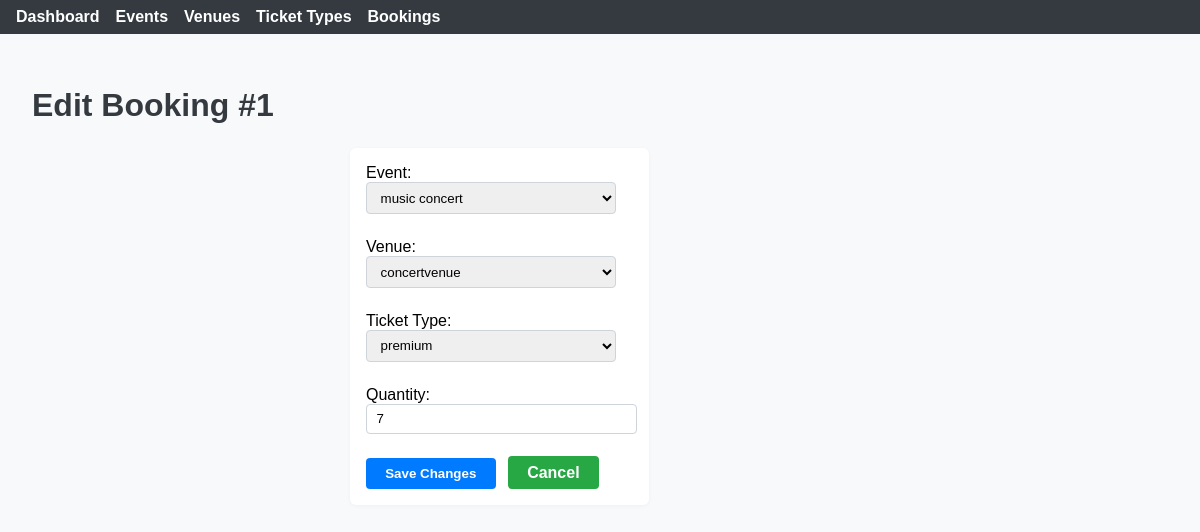
The page /bookings/1/edit on the database its author committed.
### ticket-booking-system/main.py (models this page shows)
class Booking(Base):
    __tablename__ = "bookings"
    id = Column(Integer, primary_key=True, index=True)
    event_id = Column(Integer, ForeignKey("events.id"), nullable=False)
    venue_id = Column(Integer, ForeignKey("venues.id"), nullable=False)
    ticket_type_id = Column(Integer, ForeignKey("ticket_types.id"), nullable=False)
    quantity = Column(Integer, nullable=False)
    status = Column(Enum(BookingStatus), default=BookingStatus.pending, nullable=False)
    confirmation_code = Column(String, unique=True, index=True, nullable=False)
    created_at = Column(DateTime, default=datetime.utcnow)
    event = relationship("Event", back_populates="bookings")
    ticket_type = relationship("TicketType", back_populates="bookings")

class Event(Base):
    __tablename__ = "events"
    id = Column(Integer, primary_key=True, index=True)
    name = Column(String, nullable=False)
    description = Column(String)
    date = Column(DateTime, nullable=False)
    venue_id = Column(Integer, ForeignKey("venues.id"), nullable=False)
    venue = relationship("Venue", back_populates="events")
    ticket_types = relationship("TicketType", back_populates="event", cascade="all, delete-orphan")
    bookings = relationship("Booking", back_populates="event", cascade="all, delete-orphan")

class Venue(Base):
    __tablename__ = "venues"
    id = Column(Integer, primary_key=True, index=True)
    name = Column(String, unique=True, nullable=False)
    address = Column(String, nullable=False)
    capacity = Column(Integer, nullable=False)
    events = relationship("Event", back_populates="venue", cascade="all, delete-orphan")

class TicketType(Base):
    __tablename__ = "ticket_types"
    id = Column(Integer, primary_key=True, index=True)
    name = Column(String, nullable=False)  # VIP, Standard, Economy
    price = Column(Float, nullable=False)
    event_id = Column(Integer, ForeignKey("events.id"), nullable=False)
    event = relationship("Event", back_populates="ticket_types")
    bookings = relationship("Booking", back_populates="ticket_type", cascade="all, delete-orphan")

### ticket-booking-system/main.py (the view)
@app.get("/bookings/{booking_id}/edit", response_class=HTMLResponse)
def edit_booking_page(request: Request, booking_id: int, db: Session = Depends(get_db)):
    booking = db.query(Booking).filter(Booking.id == booking_id).first()
    if booking is None:
        return HTMLResponse("Booking not found", status_code=404)
    events = db.query(Event).all()
    venues = db.query(Venue).all()
    ticket_types = db.query(TicketType).all()
    return templates.TemplateResponse("edit_booking.html", {"request": request, "booking": booking, "events": events, "venues": venues, "ticket_types": ticket_types})

### ticket-booking-system/static/templates/edit_booking.html
{% extends "base.html" %}
{% block content %}
<h1 style="margin-bottom:1.5rem; color:#343a40;">Edit Booking #{{ booking.id }}</h1>
<div style="max-width:500px; margin:0 auto;">
<form method="post" action="/bookings/{{ booking.id }}/edit">
    <label>Event:
        <select name="event_id" required>
            {% for event in events %}
            <option value="{{ event.id }}" {% if event.id == booking.event_id %}selected{% endif %}>{{ event.name }}</option>
            {% endfor %}
        </select>
    </label>
    <label>Venue:
        <select name="venue_id" required>
            {% for venue in venues %}
            <option value="{{ venue.id }}" {% if venue.id == booking.venue_id %}selected{% endif %}>{{ venue.name }}</option>
            {% endfor %}
        </select>
    </label>
    <label>Ticket Type:
        <select name="ticket_type_id" required>
            {% for t in ticket_types %}
            <option value="{{ t.id }}" {% if t.id == booking.ticket_type_id %}selected{% endif %}>{{ t.name }}</option>
            {% endfor %}
        </select>
    </label>
    <label>Quantity: <input type="number" name="quantity" min="1" value="{{ booking.quantity }}" required></label>
    <button type="submit">Save Changes</button>
    <a href="/bookings" class="button-link">Cancel</a>
</form>
</div>
{% endblock %}

### ticket-booking-system/static/style.css (style rules this page uses)
body { font-family: Arial, sans-serif; margin: 0; padding: 0; background: #f8f9fa; }
form { margin-bottom: 1.5rem; background: #fff; padding: 1rem; border-radius: 6px; box-shadow: 0 1px 4px rgba(0,0,0,0.04); display: inline-block; }
label { display: block; margin-bottom: 0.5rem; font-weight: 500; }
input[type="number"], select { padding: 0.4rem 0.6rem; border: 1px solid #ced4da; border-radius: 4px; margin-bottom: 1rem; width: 100%; max-width: 250px; }
button { background: #007bff; color: #fff; border: none; padding: 0.5rem 1.2rem; border-radius: 4px; cursor: pointer; font-weight: 600; margin-right: 0.5rem; transition: background 0.2s; }
a.button-link { background: #28a745; color: #fff !important; padding: 0.5rem 1.2rem; border-radius: 4px; text-decoration: none; font-weight: 600; margin-right: 0.5rem; transition: background 0.2s; }

### rows shown on the page
Booking: id "1", event_id "music concert", venue_id "concertvenue", ticket_type_id "premium", quantity "7"
